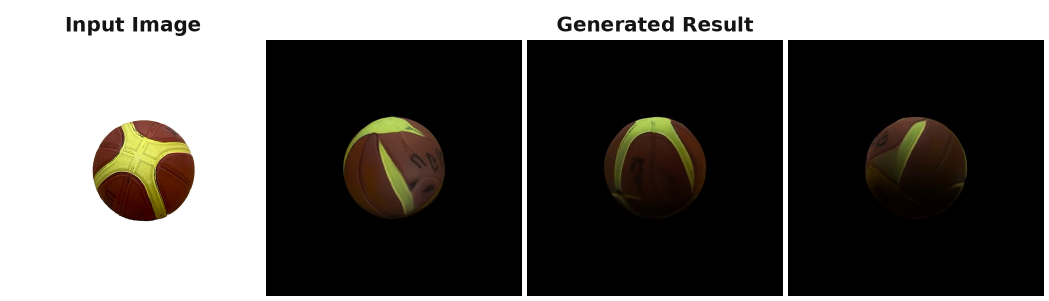
#> input picture report/figures/basketball_row.png, 2098 x 602 px, given in place of comparison_typical_creature_dragon.png, which was not available (shown at 1/2 size)
$ python expand_comparison.py
#> lines starting #> are read from the running program, lines starting #| are printed output that depends on the picture; pictures that were not available may be replaced by others from this repository, and a replacement may not be noted
#!/usr/bin/env python3
"""Expand comparison_*.png (3x4 input grid) into a 3x8 grid where each input
cell is followed by the matching generated-result frame from the video.

- Input grid order is preserved.
- The video cells are score-sorted, so they are matched to inputs by label.
- The burned-in black/white label bars are cropped out; a single perturbation
  label is drawn above each input+result pair.
"""
import os
from PIL import Image, ImageDraw, ImageFont

HERE = os.path.dirname(os.path.abspath(__file__))
PNG = os.path.join(HERE, "comparison_typical_creature_dragon.png")
FRAME = "/tmp/frame60.png"
OUT = os.path.join(HERE, "comparison_typical_creature_dragon_expanded.png")

# --- PNG (input) grid geometry (detected) ---
PNG_COL_X = [8, 735, 1462, 2189]   # content left of each column
PNG_CW = 720
PNG_ROW_Y = [38, 795, 1552]        # content top of each row (below label bar)
PNG_RH = 719

# --- Video frame grid geometry ---
VID_COLS, VID_ROWS = 4, 3
VID_LABEL_H = 30                    # white text strip to crop from each cell top

# input grid layout (row-major), perturbation labels as on the black bars
PNG_LABELS = [
    ["clean", "occ 15%", "occ 30%", "blur σ5"],
    ["bg black", "bg natural", "jpeg q10", "rot 90°"],
    ["rot 180°", "downscale 64", "canny edges", "hflip"],
]
# where each label lives in the (score-sorted) video grid: (row, col)
VID_POS = {
    "clean": (0, 0), "bg black": (0, 1), "occ 30%": (0, 2), "bg natural": (0, 3),
    "occ 15%": (1, 0), "jpeg q10": (1, 1), "blur σ5": (1, 2), "hflip": (1, 3),
    "downscale 64": (2, 0), "rot 90°": (2, 1), "rot 180°": (2, 2), "canny edges": (2, 3),
}

# --- output layout ---
CELL = 340
GAP_IN = 6        # gap inside an input+result pair
GAP_PAIR = 30     # gap between pairs
MARGIN = 16
LABEL_H = 50
ROW_GAP = 18
BG = (255, 255, 255)
FG = (20, 20, 20)
FONT = ImageFont.truetype("/usr/share/fonts/truetype/dejavu/DejaVuSans-Bold.ttf", 30)


def png_cell(png, r, c):
    x, y = PNG_COL_X[c], PNG_ROW_Y[r]
    return png.crop((x, y, x + PNG_CW, y + PNG_RH)).resize((CELL, CELL), Image.LANCZOS)


def vid_cell(frame, r, c):
    W, H = frame.size
    cw = W / VID_COLS
    x0 = round(c * cw)
    x1 = round((c + 1) * cw)
    y0 = round(r * H / VID_ROWS) + VID_LABEL_H
    y1 = round((r + 1) * H / VID_ROWS)
    return frame.crop((x0, y0, x1, y1)).resize((CELL, CELL), Image.LANCZOS)


def main():
    png = Image.open(PNG).convert("RGB")
#> png is the input picture: PIL image 2098x602 RGB; mean R, G, B 95.9, 93.7, 90.7
    frame = Image.open(FRAME).convert("RGB")
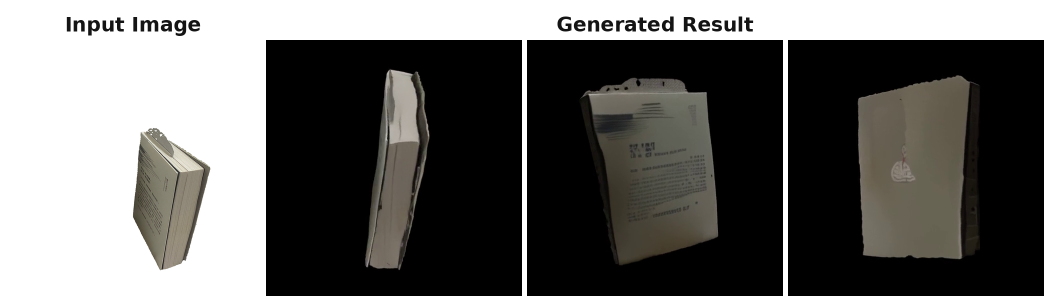
#> input picture report/figures/book_row.png, 2098 x 602 px, given in place of frame60.png, which was not available (shown at 1/2 size)
#> frame is the input picture: PIL image 2098x602 RGB; mean R, G, B 105.8, 105, 103

    pair_w = 2 * CELL + GAP_IN
    W = 2 * MARGIN + 4 * pair_w + 3 * GAP_PAIR
    H = MARGIN + 3 * (LABEL_H + CELL) + 2 * ROW_GAP + MARGIN
    canvas = Image.new("RGB", (W, H), BG)
#> canvas: PIL image 2866x1238 RGB; every value is 255
    draw = ImageDraw.Draw(canvas)

    pair_x = [MARGIN + p * (pair_w + GAP_PAIR) for p in range(4)]

    for r in range(3):
        y_label = MARGIN + r * (LABEL_H + CELL + ROW_GAP)
        y_img = y_label + LABEL_H
        for c in range(4):
            label = PNG_LABELS[r][c]
            inp = png_cell(png, r, c)
            vr, vc = VID_POS[label]
            res = vid_cell(frame, vr, vc)

            xin = pair_x[c]
            xres = xin + CELL + GAP_IN
            canvas.paste(inp, (xin, y_img))
            canvas.paste(res, (xres, y_img))

            # centered label over the pair
            bbox = draw.textbbox((0, 0), label, font=FONT)
            tw = bbox[2] - bbox[0]
            cx = xin + pair_w / 2
            draw.text((cx - tw / 2, y_label + (LABEL_H - 34) / 2), label,
                      fill=FG, font=FONT)
#> this loop made 3 passes
#> (y_label, y_img) on passes 2 to 3: (424, 474), (832, 882)
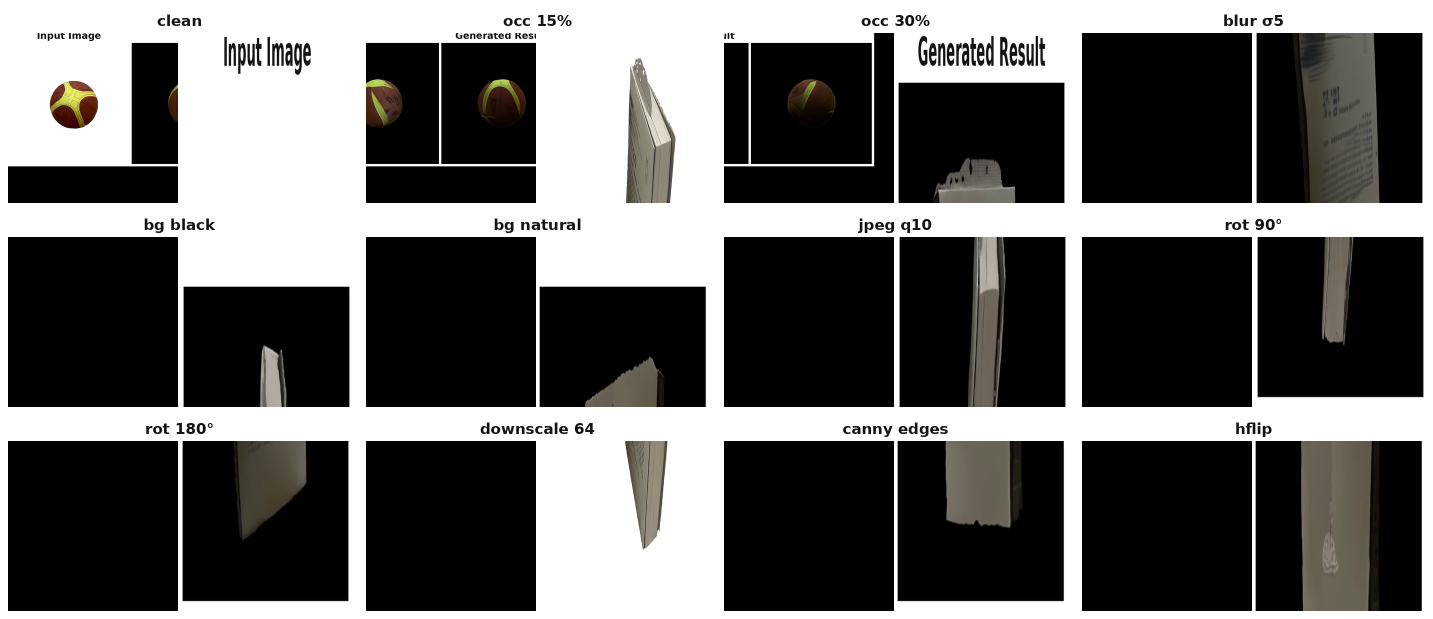
#> canvas: PIL image 2866x1238 RGB (shown at 1/2 size); mean R, G, B 99.6, 99.1, 98.1
#> inp: PIL image 340x340 RGB; every value is 0
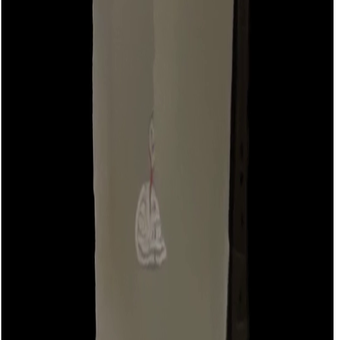
#> res: PIL image 340x340 RGB; mean R, G, B 48.8, 45.9, 39.9

    canvas.save(OUT)
    print(f"saved {OUT}  ({W}x{H})")


if __name__ == "__main__":
    main()
